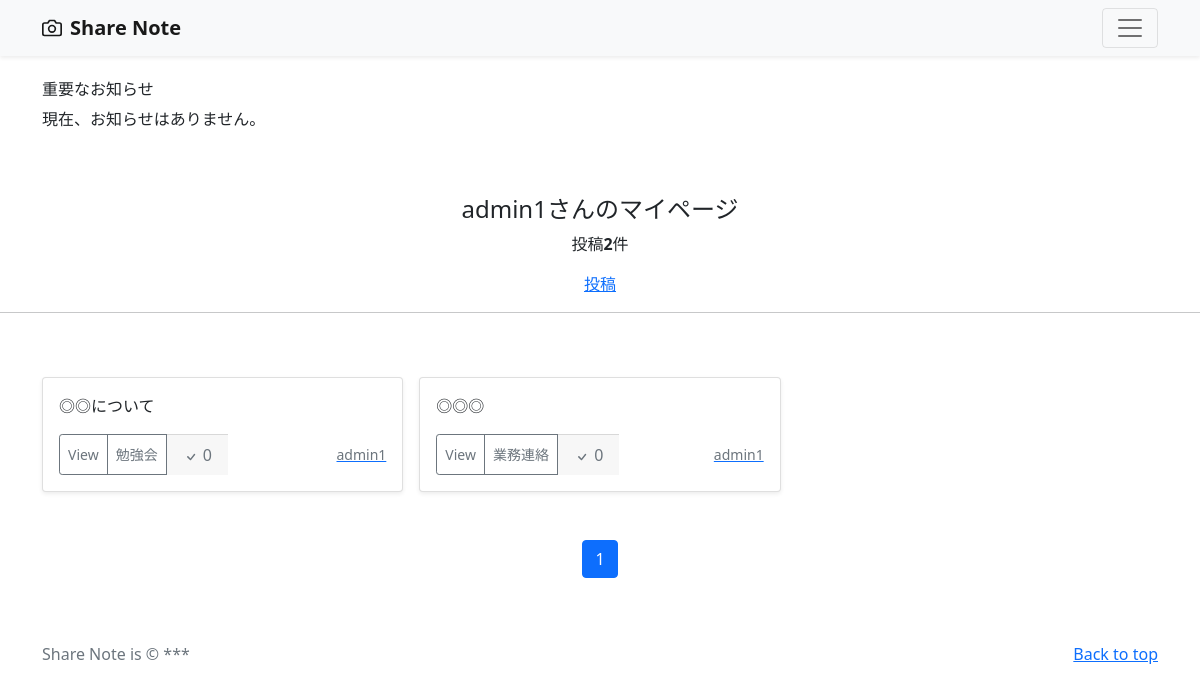
The app's page /mypage (signed in) with its own data.
### accounts/models.py (models this page shows)
class CustomUser(AbstractUser):
    pass

### note/models.py (models this page shows, shortened)
class NotePost(models.Model):
    user = models.ForeignKey(
        CustomUser,
        verbose_name='ユーザー',
        on_delete=models.CASCADE
    )
    category = models.ForeignKey(
        Category,
        verbose_name='カテゴリ',
        on_delete=models.PROTECT
    )
    title = models.CharField(
        verbose_name='タイトル',
        max_length=200
    )
    comment = models.TextField(
        verbose_name='コメント',
    )
    image1 = models.ImageField(
        verbose_name='イメージ1',
        upload_to='notes',
        blank=True,
        null=True
    )
    image2 = models.ImageField(
        verbose_name='イメージ2',
        upload_to='notes',
        blank=True,
        null=True
    )
    posted_at = models.DateTimeField(
        verbose_name='投稿日時',
        auto_now_add=True
    )
    likes = models.ManyToManyField(CustomUser, related_name='notepost_like',  blank=True)
    def number_of_likes(self):
        return self.likes.count()

class Category(models.Model):
    title = models.CharField(
        verbose_name='カテゴリ',
        max_length=20
    )

### note/views.py (the view)
# urls.py: path('mypage', views.MypageView.as_view(), name = 'mypage'),
class MypageView(ListView):
    template_name ='mypage.html'
    paginate_by = 15
    def get_queryset(self):
        queryset = NotePost.objects.filter(
            user=self.request.user).order_by('-posted_at')
        return queryset

### note/templates/mypage.html (shortened to what this page needs)
{% extends 'base.html' %}
    {% block contents %}
    {% if user.is_authenticated %}
        <br>
        <div style="text-align:center">
        <h4>{{user.username}}さんのマイページ</h4>
        {% if object_list.count == 0 %}
            <p>{{user.username}}さんの投稿はありません</p>
        {% else %}
            <p>投稿<strong>{{ page_obj.paginator.count }}</strong>件</p>
        {% endif %}
        <a href="{% url 'note:post' %}">投稿</a>
        </div>
        <hr>
    {% endif %}
    {% include "notes_list.html" %}
    {% include "pagination.html" %}
    {% endblock %}

### note/templates/notes_list.html (shortened to what this page needs)
{% load static %}
{% if user.is_authenticated %}
<div class="album py-5 bg-body-tertiary">
  <div class="container">
    <div class="row row-cols-1 row-cols-sm-2 row-cols-md-3 g-3">
      {% for record in object_list %}
      <div class="col">
        <div class="card shadow-sm">
          <div class="card-body">
            <p class="card-text">
              {{record.title}}
            </p>
            <div class="d-flex justify-content-between align-items-center">
              <div class="btn-group">
                <button type="button" class="btn btn-sm btn-outline-secondary"
onclick="location.href='{% url 'note:detail' record.pk %}'">
                  View</button>
                <button type="button" class="btn btn-sm btn-outline-secondary"
                onclick="location.href='{% url 'note:notes_cat' category=record.category.id %}'">
                {{record.category.title}}</button>
                <div class="card-footer text-muted">
                  <p class="card-text"><svg xmlns="http://www.w3.org/2000/svg" width="16" height="16" fill="currentColor" class="bi bi-check" viewBox="0 0 16 16">
                    <path d="M10.97 4.97a.75.75 0 0 1 1.07 1.05l-3.99 4.99a.75.75 0 0 1-1.08.02L4.324 8.384a.75.75 0 1 1 1.06-1.06l2.094 2.093 3.473-4.425a.267.267 0 0 1 .02-.022z"/>
                  </svg> {{ record.number_of_likes }}</p>
                </div>
              </div>
              <a href="{% url 'note:user_list' user=record.user.id %}">
                <small class="text-muted">{{record.user.username}}</small>
              </a>
            </div>
          </div>
        </div>
      </div>
{% endfor %}
    </div>
  </div>
</div>
{% endif %}

### records on screen
CustomUser: username "admin1"
NotePost: title "◎◎について", category "勉強会", number_of_likes "0", user.username "admin1"
NotePost: title "◎◎◎", category "業務連絡", number_of_likes "0", user.username "admin1"

### other values on screen
{{ page_obj.paginator.count }} "2"
{{ num }} "1"
